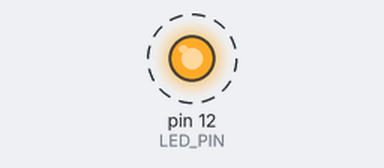
Recording of a sketch running on a simulated Arduino Uno, built with avr-gcc and run on an emulated ATmega328P. Shown: output pins drawn as LEDs (lit = HIGH). Dashed ring = blinking. What the sketch prints to the serial monitor is not drawn.

Above: at 0.5 s.
Timing chart, 0 to 4.6 s (numbered marks = the images above):
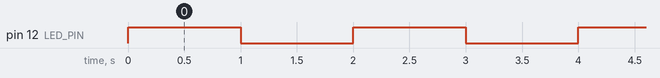

The sketch:

flora_led_blink.ino
```cpp
const int LED_PIN = 12;
const int SERIAL_BAUD = 9600;

void setup() {
  pinMode(LED_PIN, OUTPUT);
  Serial.begin(SERIAL_BAUD);
}

void loop() {
    Serial.println("Blink.");
    digitalWrite(LED_PIN, HIGH);
    delay(1000);
    digitalWrite(LED_PIN, LOW);
    delay(1000);
}
```

Measured:
- by itself, pin 12 (LED_PIN): alternates HIGH for 1.0 s and LOW for 1.0 s
